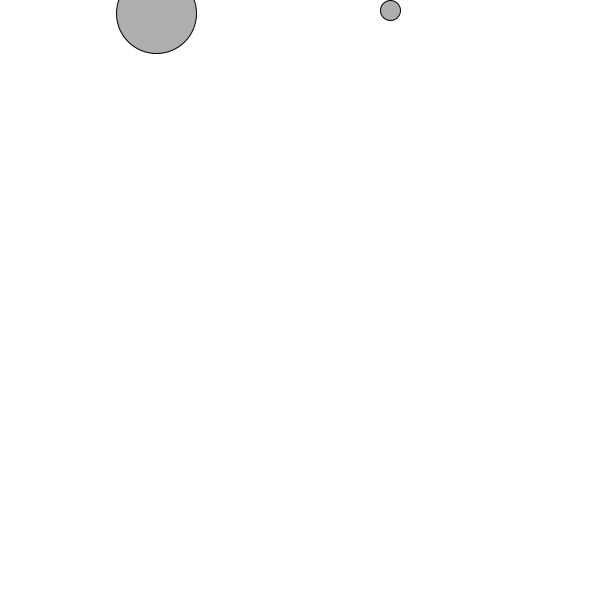
Frame 1 (no input)
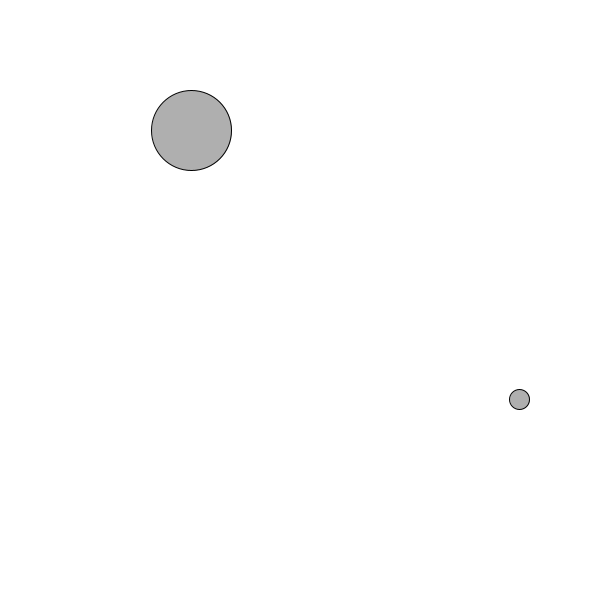
Frame 60 (the mouse pressed at the canvas centre just before this capture)
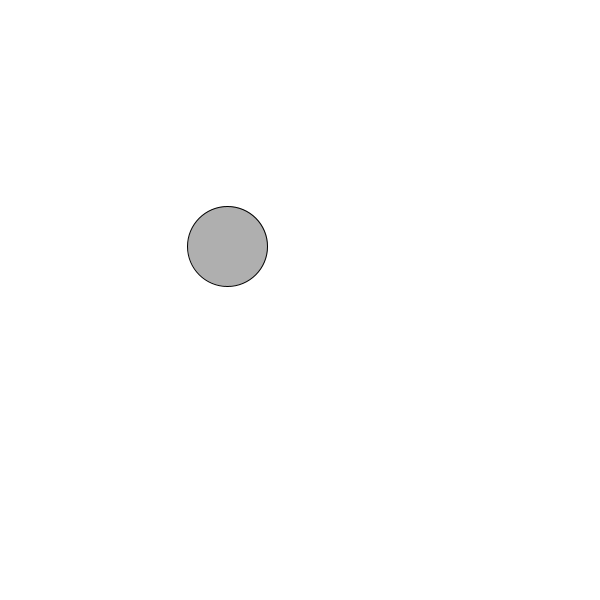
Frame 120 (the mouse held since frame 60 and released just before this capture)

The Processing sketch that drew these frames (run headless with seeded random() and noise(); from frame 60 on, the mouse is pressed at the canvas centre):

// Processing sketch: simpleOOP_example
// ── simpleOOP_example.pde
// Classes are templates of objects that can be created
// In this example a simple ball is made and multiple versions are "instantiated"

// Once defined, instances of the class can be created
// create two instances of the Circle class.
Ball c1;
Ball c2;

void setup( ) { 
  size (600, 600);
  background (255);
  
  // each new instance are given their own attributes
  // create 2 new instances of the circle: 
  // each with their own x, y, gravity, wind and size attributes
  c1 = new Ball (random(width), 10, 0.5, 2.2, 20); // small ball 
  c2 = new Ball (random(width), 13, 0.95, 0.6, 80); // large ball
} 

void draw( ) { 
  background (255);

  fill (0, 80); 
  
  // once instances have been created, then can use the functions of the class
  // call the update() and render() function for each circle:
  c1.update();
  c2.update();
  
  c1.render();
  c2.render();
}

// ── Ball.pde
// A class is a combination of properites (variables) and methods (functions) 
// The Circle class is a 'template' from which lots of circles can be created 
// each instance of the circle will have the same functions 
// but each can have its own x, y, gravity, size and speed attributes.

class Ball { 
  // set the properties (variables) of the ball class
  float xpos; 
  float ypos; 
  float gravity; 
  float wind; 
  float size;
  float speed; 

  // the constructor function is called when an instance is created
  // it is used to set the variable values of the instance.
  Ball (float x, float y, float g, float w, float s) {
    xpos = x; 
    ypos= y; 
    gravity = g; 
    wind = w; 
    size = s;
  }
  
  // Each class has a set of functions to define what the class does 

  // Functions to run the other functions in the class
  void update ( ) { 
    updateSpeedAndLocation();
  }
  
  void render()
  {
   drawShape(); 
  }

  // Functions to change data in the class instance
  
  // update the speed and location of the object. 
  void updateSpeedAndLocation ( ) { 
    // add gravity to speed
    speed = speed + gravity; 

    // update the y location of the object
    ypos = ypos + speed;

    // add wind force to x position
    xpos += wind;

    // add bounce. 
    if (ypos>height) { 
      speed = speed * -0.95;
    }
  }

  // Functions to communicate with other parts of the program architecture

  // draw the shape:
  void drawShape( ) { 
    ellipse(xpos, ypos, size, size);
  }
}
